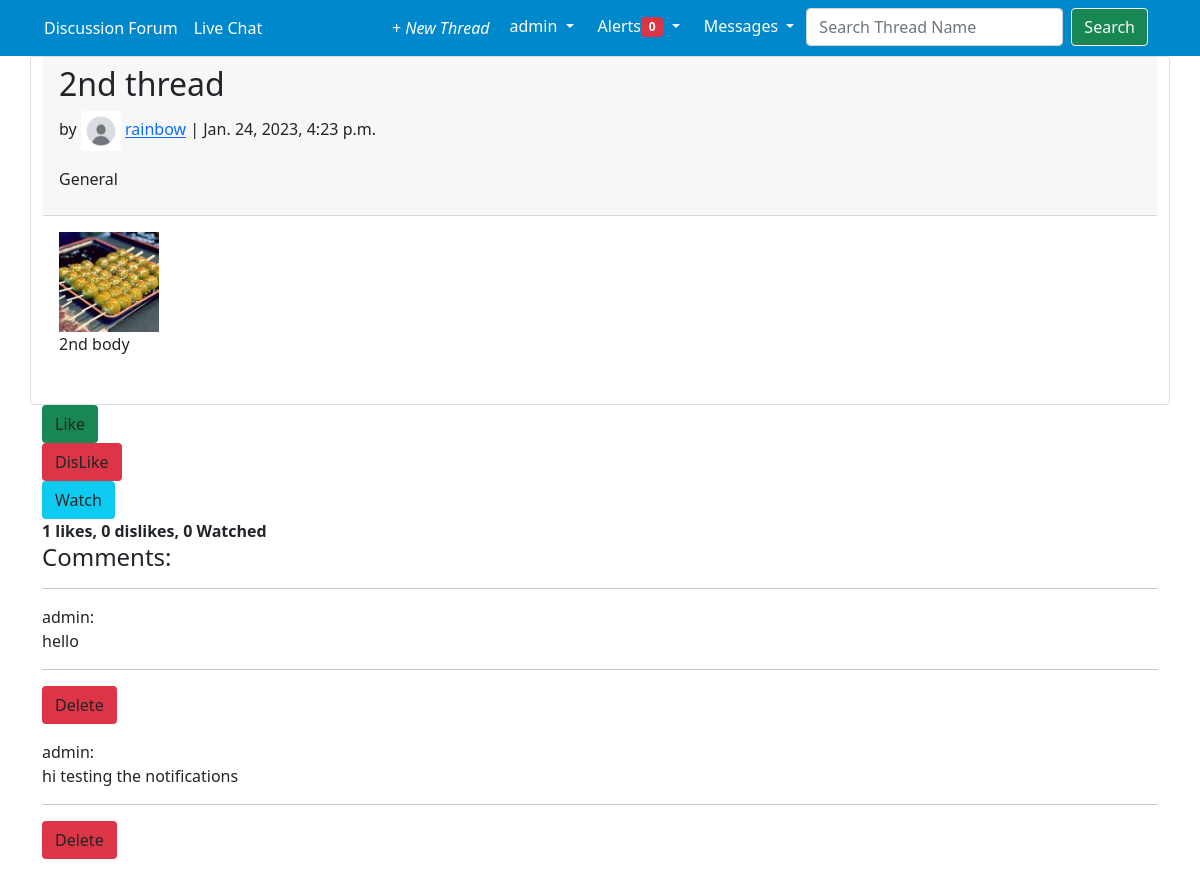
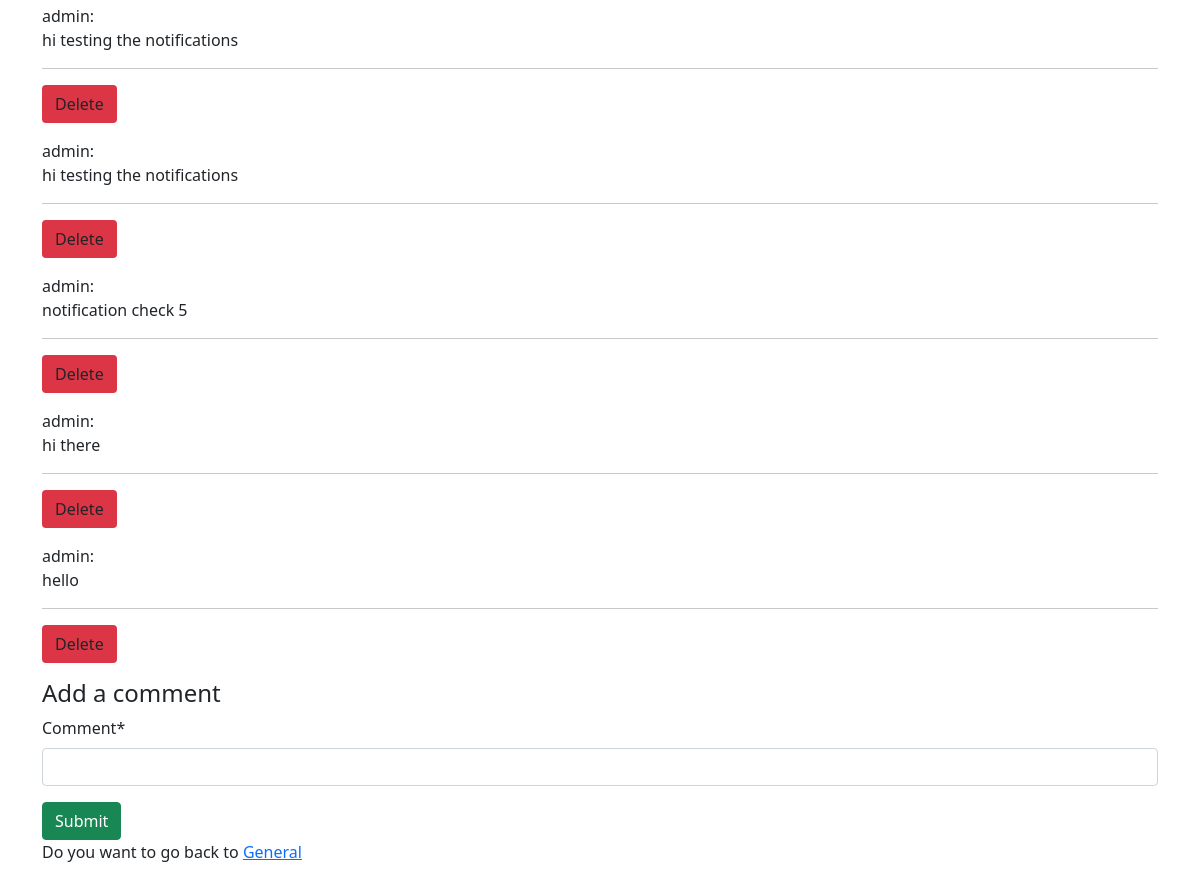
Screenshot of /threads/2/ (signed in) with the database file from the repository (2 pictures, top to bottom).
### accounts/models.py (models this page shows)
class CustomUser(AbstractUser):
    USN = models.CharField(max_length = 10)

### threads/models.py (models this page shows, shortened)
class Thread(models.Model): # model for our threads feature
    title = models.CharField(max_length=255)
    body = models.TextField()
    date = models.DateTimeField(auto_now_add=True)
    author = models.ForeignKey(
        settings.AUTH_USER_MODEL,
        on_delete=models.CASCADE,
    )
    thread_image = models.ImageField(null=True, blank=True, upload_to="images/")
    liked = models.ManyToManyField(settings.AUTH_USER_MODEL, default=None, blank = True, related_name="liked")
    dislike = models.ManyToManyField(settings.AUTH_USER_MODEL, default=None, blank=True, related_name="disliked")
    category = models.CharField(max_length=255, default="General")
    watched = models.ManyToManyField(settings.AUTH_USER_MODEL, default=None, blank=True, related_name="watched")
    class Meta:
        ordering = ['-id']

class Comment(models.Model):  # the model for our comments section
    thread = models.ForeignKey(Thread, on_delete=models.CASCADE)
    comment = models.CharField(max_length=140)
    author = models.ForeignKey(
        settings.AUTH_USER_MODEL,
        on_delete=models.CASCADE,
    )
    def __str__(self):
        return self.comment

### threads/views.py (the view, shortened to what this page needs)
# urls.py: path("<int:pk>/", ThreadDetailView.as_view(), name="thread_detail"),
class ThreadDetailView(LoginRequiredMixin, View):  # A wrap view that uses both CommentGet and CommentPost
    def get(self, request, *args, **kwargs):
        view = CommentGet.as_view()
        return view(request, *args, **kwargs)

### threads/forms.py
class CommentForm(forms.ModelForm): # with Meta we're overriding the Comment model
    class Meta:
        model = Comment
        fields = ("comment", )

### notis/views.py (called while the page is built)
def CountNotifications(request):
    count = None
    if request.user.is_authenticated:
        count = Notification.objects.filter(reciever=request.user, is_seen=False).count()
    return { "count_notifications":count }

### threads/views.py (called while the page is built)
    def get_context_data(self, **kwargs):
        context = super().get_context_data(**kwargs)
        context["form"] = CommentForm()
        return context

### templates/thread_detail.html (shortened to what this page needs)
{% extends 'base.html' %}
{% load crispy_forms_tags %}
{% load static %}
{% block content %}
<div class="article-entry card">
    <div class="card-header">
        <h2>{{ object.title }}</h2>
        <p>
            by
            {% if object.author.profile.pfp %}
                <img src="{{ object.author.profile.pfp.url}}" width=40 height=40 class="rounded">
            {% else %}
                <img src="{% static 'threads/images/default_profile.jpg' %}" width=40 height=40 class="rounded">
            {% endif %}
            <a href="{% url 'user_profile' object.author.profile.id %}">{{ object.author }}</a> | {{ object.date }}
        </p>
        <p>
            {{ object.category }}
        </p>
    </div>
    <p class="card-body">
        {% if object.thread_image %}
            <img src="{{ object.thread_image.url}}" width=100 height=100><br>
        {% endif %}
        {{ object.body }}
    </p>
</div>
<form action="{% url 'like_thread' %}" method = "POST" class="ui form">
    {% if user not in object.liked.all and user not in object.dislike.all %}
        <button class="btn btn bg-success" type="submit">Like</button>
    {% elif user in object.liked.all and user not in object.dislike.all  %}
        <button class="btn btn bg-danger" type="submit">Unlike</button>
    {% endif %}
</form>
<form action="{% url 'dislike_thread' %}" method = "POST" class="ui form">
    {% if user not in object.dislike.all and user not in object.liked.all  %}
        <button class="btn btn bg-danger" type="submit">DisLike</button>
    {% elif user in object.dislike.all%}
        <button class="btn btn bg-success" type="submit">Undo</button>
    {% endif %}
</form>
<form action="{% url 'watch' %}" method = "POST" class="ui form">
    {% if user not in object.watched.all  %}
        <button class="btn btn bg-info" type="submit">Watch</button>
    {% else %}
        <button class="btn btn bg-danger" type="submit">Unwatch</button>
    {% endif %}
</form>
<strong>{{ object.liked.all.count }} likes, {{ object.dislike.all.count }} dislikes, {{object.watched.all.count}} Watched</strong>
<div>
    <h4>Comments:</h4><hr>
    {% for comment in object.comment_set.all %}
    <p>
        {{ comment.author }}:<br>{{ comment }}<hr>
        <form action="{% url 'delete_comment' %}" method = "POST" class="ui form">
            {% if user.id == comment.author.id %}
            <button class="btn btn bg-danger" type="submit">Delete</button>
            {% endif %}
        </form>
    </p>
    {% endfor%}
</div>
<div>
    <h4>Add a comment</h4>
    <form method="post">
        {{ form|crispy }}
        <button type="submit" class="btn btn-success ml-2">Submit</button>
    </form>
</div>
<p>
    Do you want to go back to <a href="{% url 'category' object.category%}">{{object.category}}</a>
</p>
{% endblock content %}

### templates/base.html (shortened to what this page needs)
{% load static %}
<!DOCTYPE html>
<html lang="en">
<head>
    <link href="https://cdn.jsdelivr.net/npm/bootstrap@5.0.2/dist/css/bootstrap.min.css" rel="stylesheet">
    <link href="{% static 'css/style.css' %}" type="text/css" rel="stylesheet" media="screen,projection"/>
</head>
<body>
    <div class="container-fluid">
        <div class="row">
            <nav class="navbar navbar-expand-lg navbar-dark" style="background-color: #0088cc;">
                <div class="container-fluid">
                  <div class="collapse navbar-collapse" id="navbarSupportedContent">
                    <ul class="navbar-nav me-auto mb-2 mb-lg-0">
                      <li class="nav-item">
                        <a class="nav-link" href="{% url 'home' %}">Discussion Forum</a>
                      </li>
                      <li class="nav-item">
                        <a class="nav-link" href="{% url 'livechat' %}">Live Chat</a>
                      </li>
                    </ul>
                    <ul class="navbar-nav d-flex flex-row ms-auto me-3">
                      {% if user.is_authenticated %}
                      <li class="nav-item me-3 me-lg-0">
                        <a class="nav-link" href="{% url 'thread_new' %}" id="navbarDropdown" role="button" data-mdb-toggle="dropdown"
                          aria-expanded="false">
                          <i class="fas fa-plus">+ New Thread</i>
                        </a>
                      </li>
                      <li class="nav-item me-3 me-lg-0 dropdown">
                        <button class="btn  btn-primary dropdown-toggle" href="#" role="button" data-bs-toggle="dropdown" aria-expanded="false" style="background-color: #0088cc; border-style: hidden;">
                          {{ user.username }}
                        </button>
                      </li>
                      {%else%}
                      <li><a href="{% url 'login' %}" class="btn btn-primary me-2" style="background-color:#0088cc;">Log In</a></li>
                      <li><a href="{% url 'signup' %}" class="btn btn-primary" style="background-color:#0088cc;">Sign Up</a></li>
                    {%endif%}
                    <li class="nav-item me-3 me-lg-0 dropdown">
                      <button class="btn  btn-primary dropdown-toggle" href="#" role="button" data-bs-toggle="dropdown" aria-expanded="false" style="background-color: #0088cc; border-style: hidden;">
                        Alerts<span class="new badge bg-danger">{{ count_notifications }}</span>
                      </button>
                    </li>
                    <li class="nav-item me-3 me-lg-0 dropdown">
                      <button class="btn  btn-primary dropdown-toggle" href="#" role="button" data-bs-toggle="dropdown" aria-expanded="false" style="background-color: #0088cc; border-style: hidden;">
                        Messages
                      </button>
                    </li>
                    <li class="nav-item me-3 me-lg-0">
                      <form class="d-flex" method="post" action="{% url 'search_result' %}">
                      <input class="form-control me-2"type="search" placeholder="Search Thread Name" aria-label="Search" name="searched">
                      <button class="btn btn-outline-light btn-success " type="submit">
                      Search
                    </button>
                  </li>
                    </ul>
                  </div>
                </div>
              </nav>
        </div>
        <main>
          <div class="container">
            <div class="row">
              {% block content %}
              {% endblock content %}
            </div>
          </div>
        </main>
      </div>
</body>
</html>

### templates/base.html (style rules this page uses)
.navbar-dark .navbar-nav .nav-link { color: #fff; }

### rows the page displays
CustomUser: username "admin"
Thread: title "2nd thread", author "rainbow", date "Jan. 24, 2023, 4:23 p.m.", category "General", thread_image (picture), body "2nd body", liked.all.count "1", dislike.all.count "0", watched.all.count "0"
Comment: author "admin", comment "hello", shows "Delete"
Comment: author "admin", comment "hi testing the notifications", shows "Delete"
Comment: author "admin", comment "hi testing the notifications", shows "Delete"
Comment: author "admin", comment "hi testing the notifications", shows "Delete"
Comment: author "admin", comment "notification check 5", shows "Delete"
Comment: author "admin", comment "hi there", shows "Delete"
Comment: author "admin", comment "hello", shows "Delete"

### other values shown
{{ count_notifications }} "0"
